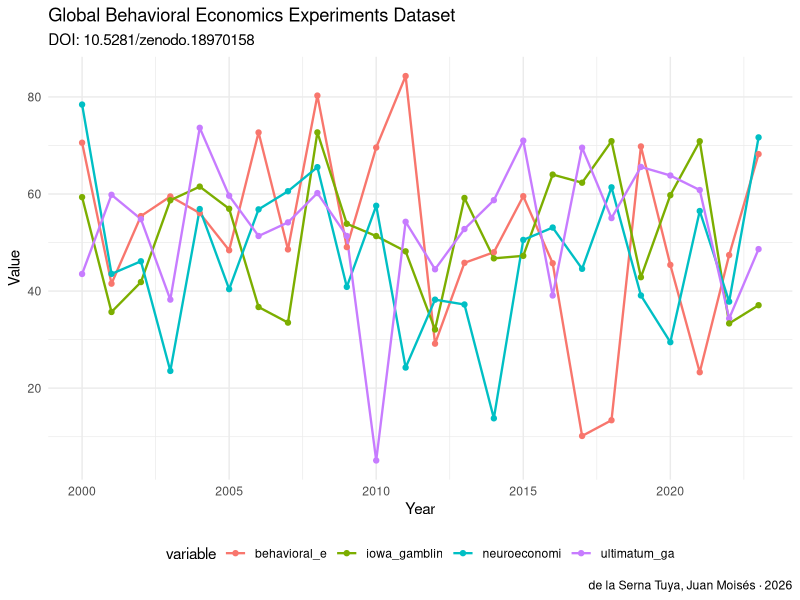

Source code (R):
# analysis.R — Global Behavioral Economics Experiments Dataset
# DOI: 10.5281/zenodo.18970158
# Author: de la Serna Tuya, Juan Moisés · ORCID: 0000-0002-8401-8018
# License: CC0 1.0

# ── SETUP ──────────────────────────────────────────────────────────────────
# Install required packages if needed:
# install.packages(c("readr","ggplot2","dplyr","tidyr"))

library(readr)
library(ggplot2)
library(dplyr)

# ── LOAD DATA ──────────────────────────────────────────────────────────────
# Download dataset from: https://doi.org/10.5281/zenodo.18970158
# df <- read_csv("dataset.csv")

# Example with synthetic data
set.seed(42)
years <- 2000:2023
df <- data.frame(
  year = years,
    behavioral_e = rnorm(length(years), 50, 15),
  neuroeconomi = rnorm(length(years), 50, 15),
  ultimatum_ga = rnorm(length(years), 50, 15),
  iowa_gamblin = rnorm(length(years), 50, 15),
  stringsAsFactors = FALSE
)

cat("Dataset: Global Behavioral Economics Experiments Dataset\n")
cat("DOI: 10.5281/zenodo.18970158\n")
cat("Dimensions:", nrow(df), "x", ncol(df), "\n\n")
print(head(df))
print(summary(df))

# ── VISUALIZATION ──────────────────────────────────────────────────────────
# Temporal trend
p1 <- df %>%
  tidyr::pivot_longer(-year, names_to="variable", values_to="value") %>%
  ggplot(aes(x=year, y=value, color=variable)) +
  geom_line(size=0.8) +
  geom_point(size=1.5) +
  labs(title="Global Behavioral Economics Experiments Dataset",
       subtitle="DOI: 10.5281/zenodo.18970158",
       x="Year", y="Value",
       caption="de la Serna Tuya, Juan Moisés · 2026") +
  theme_minimal() +
  theme(legend.position="bottom")

ggsave("figures/analysis_output_r.png", p1, width=10, height=6, dpi=150)
cat("\nFigure saved: figures/analysis_output_r.png\n")

# ── CITATION ───────────────────────────────────────────────────────────────
cat("\nCitation:\n")
cat("de la Serna Tuya, Juan Moisés (2026). Global Behavioral Economics Experiments Dataset. Zenodo. https://doi.org/10.5281/zenodo.18970158\n")
